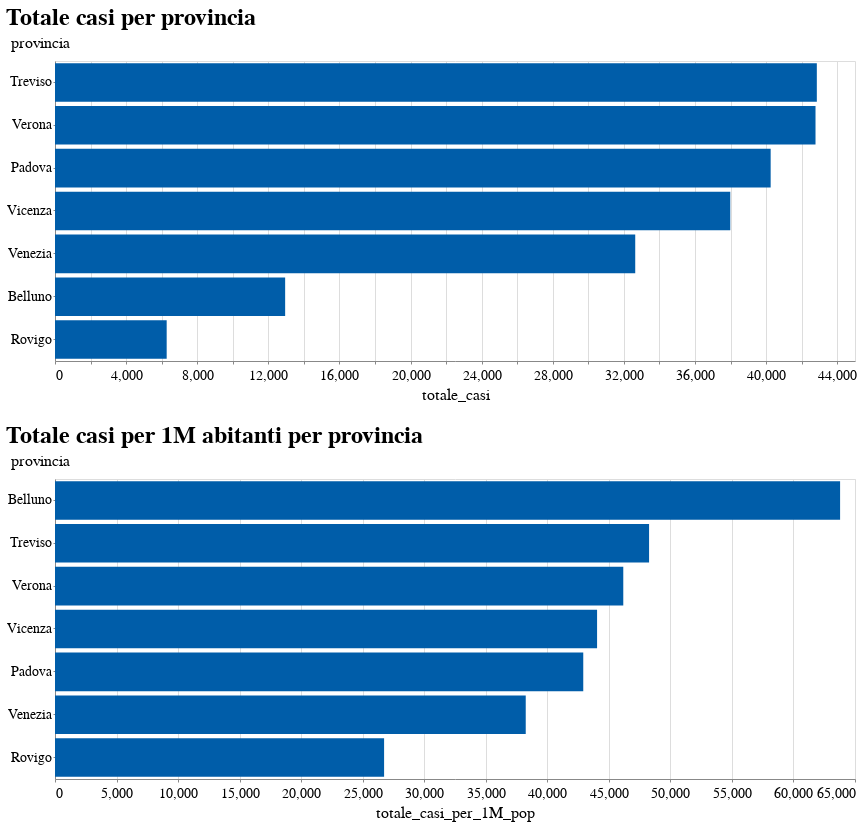

The notebook cell saved with this chart:
### Code cell
latest = prov_df.groupby('provincia').last().reset_index()

alt.Chart(latest).mark_bar().encode(
    x='totale_casi:Q',
    y=alt.Y('provincia:N', sort='-x'),
).properties(
    height=300,
    width=800,
    title='Totale casi per provincia'
) & alt.Chart(latest).mark_bar().encode(
    x='totale_casi_per_1M_pop:Q',
    y=alt.Y('provincia:N', sort='-x'),
).properties(
    height=300,
    width=800,
    title='Totale casi per 1M abitanti per provincia'
).interactive()

### Figure 1 — Vega-Lite specification as saved in the notebook (floating-point values rounded to 4 significant figures)
{"config": {"view": {"width": 600, "height": 400}, "background": "#ffffff", "title": {"anchor": "start", "font": "Source Sans Pro, Arial, sans", "fontColor": "#000000", "fontSize": 24, "fontWeight": "bold"}, "arc": {"fill": "#005DA9"}, "area": {"fill": "#005DA9"}, "line": {"stroke": "#005DA9", "strokeWidth": 4}, "path": {"stroke": "#005DA9"}, "rect": {"fill": "#005DA9"}, "shape": {"stroke": "#005DA9"}, "bar": {"fill": "#005DA9"}, "point": {"stroke": "#005DA9"}, "symbol": {"fill": "#005DA9", "size": 60}, "axis": {"titleFont": "Source Sans Pro, sans", "titleFontSize": 16, "titleFontWeight": "normal", "labelFont": "Source Sans Pro, sans", "labelFontSize": 14, "labelFontWeight": "normal"}, "axisX": {"labelAngle": 0, "labelPadding": 4, "tickSize": 3}, "axisY": {"labelBaseline": "middle", "maxExtent": 45, "minExtent": 45, "tickSize": 2, "titleAlign": "left", "titleAngle": 0, "titleX": -45, "titleY": -11}, "headerFacet": {"titleFontSize": 16, "labelFontSize": 14}, "headerRow": {"titleFontSize": 16, "labelFontSize": 14}, "headerColumn": {"titleFontSize": 16, "labelFontSize": 14}, "legend": {"titleFont": "Source Sans Pro, sans", "titleFontSize": 16, "titleFontWeight": "normal", "symbolType": "circle", "labelFont": "Source Sans Pro, sans", "labelFontSize": 15}, "range": {"category": ["#AB377A", "#AEC067", "#9BC3B7", "#928285", "#F07F3C", "#FFE054", "#E30034", "#005DA9", "#644F54", "#5EA290", "#769F3B", "#812161", "#E36319", "#F5C631"]}}, "vconcat": [{"mark": "bar", "encoding": {"x": {"type": "quantitative", "field": "totale_casi"}, "y": {"type": "nominal", "field": "provincia", "sort": "-x"}}, "height": 300, "title": "Totale casi per provincia", "width": 800}, {"mark": "bar", "encoding": {"x": {"type": "quantitative", "field": "totale_casi_per_1M_pop"}, "y": {"type": "nominal", "field": "provincia", "sort": "-x"}}, "height": 300, "selection": {"selector007": {"type": "interval", "bind": "scales", "encodings": ["x", "y"]}}, "title": "Totale casi per 1M abitanti per provincia", "width": 800}], "data": {"name": "data-f895c016c8a7a3188d57e1e3898de7c5"}, "$schema": "https://vega.github.io/schema/vega-lite/v4.8.1.json", "datasets": {"data-f895c016c8a7a3188d57e1e3898de7c5": [{"provincia": "Belluno", "data": "2020-12-21T17:00:00", "stato": "ITA", "codice_regione": 5, "regione": "Veneto", "codice_provincia": 25, "sigla_provincia": "BL", "lat": 46.14, "long": 12.22, "totale_casi": 12946, "note": null, "popolazione": 202950, "nuovi_positivi": 136.0, "incremento": 1.051, "totale_casi_per_1M_pop": 63790.0, "nuovi_positivi_per_1M_pop": 670.1}, {"provincia": "Padova", "data": "2020-12-21T17:00:00", "stato": "ITA", "codice_regione": 5, "regione": "Veneto", "codice_provincia": 28, "sigla_provincia": "PD", "lat": 45.41, "long": 11.88, "totale_casi": 40256, "note": null, "popolazione": 937908, "nuovi_positivi": 612.0, "incremento": 1.52, "totale_casi_per_1M_pop": 42920.0, "nuovi_positivi_per_1M_pop": 652.5}, {"provincia": "Rovigo", "data": "2020-12-21T17:00:00", "stato": "ITA", "codice_regione": 5, "regione": "Veneto", "codice_provincia": 29, "sigla_provincia": "RO", "lat": 45.07, "long": 11.79, "totale_casi": 6282, "note": null, "popolazione": 234937, "nuovi_positivi": 90.0, "incremento": 1.433, "totale_casi_per_1M_pop": 26740.0, "nuovi_positivi_per_1M_pop": 383.1}, {"provincia": "Treviso", "data": "2020-12-21T17:00:00", "stato": "ITA", "codice_regione": 5, "regione": "Veneto", "codice_provincia": 26, "sigla_provincia": "TV", "lat": 45.67, "long": 12.25, "totale_casi": 42853, "note": null, "popolazione": 887806, "nuovi_positivi": 479.0, "incremento": 1.118, "totale_casi_per_1M_pop": 48270.0, "nuovi_positivi_per_1M_pop": 539.5}, {"provincia": "Venezia", "data": "2020-12-21T17:00:00", "stato": "ITA", "codice_regione": 5, "regione": "Veneto", "codice_provincia": 27, "sigla_provincia": "VE", "lat": 45.43, "long": 12.34, "totale_casi": 32638, "note": null, "popolazione": 853338, "nuovi_positivi": 433.0, "incremento": 1.327, "totale_casi_per_1M_pop": 38250.0, "nuovi_positivi_per_1M_pop": 507.4}, {"provincia": "Verona", "data": "2020-12-21T17:00:00", "stato": "ITA", "codice_regione": 5, "regione": "Veneto", "codice_provincia": 23, "sigla_provincia": "VR", "lat": 45.44, "long": 10.99, "totale_casi": 42779, "note": null, "popolazione": 926497, "nuovi_positivi": 478.0, "incremento": 1.117, "totale_casi_per_1M_pop": 46170.0, "nuovi_positivi_per_1M_pop": 515.9}, {"provincia": "Vicenza", "data": "2020-12-21T17:00:00", "stato": "ITA", "codice_regione": 5, "regione": "Veneto", "codice_provincia": 24, "sigla_provincia": "VI", "lat": 45.55, "long": 11.55, "totale_casi": 37984, "note": null, "popolazione": 862418, "nuovi_positivi": 318.0, "incremento": 0.8372, "totale_casi_per_1M_pop": 44040.0, "nuovi_positivi_per_1M_pop": 368.7}]}}
